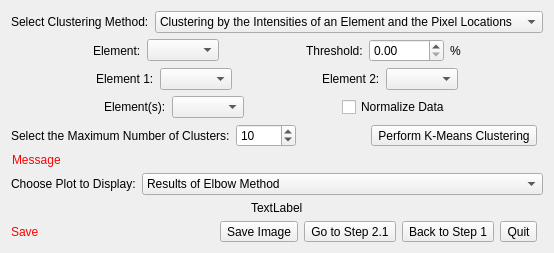
      <widget class="QWidget" name="tab_step22">
       <attribute name="title">
        <string>Step 2.2: Find Clusters</string>
       </attribute>
       <layout class="QVBoxLayout" name="verticalLayout_7">
        <item>
         <layout class="QVBoxLayout" name="verticalLayout12">
          <property name="leftMargin">
           <number>0</number>
          </property>
          <property name="topMargin">
           <number>0</number>
          </property>
          <property name="rightMargin">
           <number>0</number>
          </property>
          <property name="bottomMargin">
           <number>0</number>
          </property>
          <item>
           <layout class="QHBoxLayout" name="horizontalLayout13">
            <item>
             <widget class="QLabel" name="label21">
              <property name="sizePolicy">
               <sizepolicy hsizetype="Maximum" vsizetype="Fixed">
                <horstretch>0</horstretch>
                <verstretch>0</verstretch>
               </sizepolicy>
              </property>
              <property name="maximumSize">
               <size>
                <width>16777215</width>
                <height>16777215</height>
               </size>
              </property>
              <property name="text">
               <string>Select Clustering Method:</string>
              </property>
             </widget>
            </item>
            <item>
             <widget class="QComboBox" name="comboBox_clusteringMethods">
              <item>
               <property name="text">
                <string>Clustering by the Intensities of an Element and the Pixel Locations</string>
               </property>
              </item>
              <item>
               <property name="text">
                <string>Clustering With a Pair of Elements by Their Intensities</string>
               </property>
              </item>
              <item>
               <property name="text">
                <string>Clustering by the Sum of Intensities of Elements in a Set</string>
               </property>
              </item>
             </widget>
            </item>
           </layout>
          </item>
          <item>
           <widget class="QWidget" name="widget_clusters1" native="true">
            <layout class="QHBoxLayout" name="horizontalLayout_9">
             <property name="leftMargin">
              <number>0</number>
             </property>
             <property name="topMargin">
              <number>0</number>
             </property>
             <property name="rightMargin">
              <number>0</number>
             </property>
             <property name="bottomMargin">
              <number>0</number>
             </property>
             <item>
              <spacer name="horizontalSpacer12">
               <property name="orientation">
                <enum>Qt::Horizontal</enum>
               </property>
               <property name="sizeHint" stdset="0">
                <size>
                 <width>40</width>
                 <height>20</height>
                </size>
               </property>
              </spacer>
             </item>
             <item>
              <widget class="QLabel" name="label22">
               <property name="text">
                <string>Element:</string>
               </property>
              </widget>
             </item>
             <item>
              <widget class="QComboBox" name="comboBox_elementClusters1">
               <property name="sizePolicy">
                <sizepolicy hsizetype="Maximum" vsizetype="Fixed">
                 <horstretch>0</horstretch>
                 <verstretch>0</verstretch>
                </sizepolicy>
               </property>
               <property name="maximumSize">
                <size>
                 <width>75</width>
                 <height>16777215</height>
                </size>
               </property>
              </widget>
             </item>
             <item>
              <spacer name="horizontalSpacer13">
               <property name="orientation">
                <enum>Qt::Horizontal</enum>
               </property>
               <property name="sizeHint" stdset="0">
                <size>
                 <width>40</width>
                 <height>20</height>
                </size>
               </property>
              </spacer>
             </item>
             <item>
              <widget class="QLabel" name="label23">
               <property name="text">
                <string>Threshold:</string>
               </property>
              </widget>
             </item>
             <item>
              <widget class="QDoubleSpinBox" name="doubleSpinBox_thresholdClusters1">
               <property name="sizePolicy">
                <sizepolicy hsizetype="Maximum" vsizetype="Fixed">
                 <horstretch>30</horstretch>
                 <verstretch>0</verstretch>
                </sizepolicy>
               </property>
               <property name="maximumSize">
                <size>
                 <width>75</width>
                 <height>16777215</height>
                </size>
               </property>
               <property name="maximum">
                <double>100.000000000000000</double>
               </property>
               <property name="value">
                <double>0.000000000000000</double>
               </property>
              </widget>
             </item>
             <item>
              <widget class="QLabel" name="label24">
               <property name="text">
                <string>%</string>
               </property>
              </widget>
             </item>
             <item>
              <spacer name="horizontalSpacer14">
               <property name="orientation">
                <enum>Qt::Horizontal</enum>
               </property>
               <property name="sizeHint" stdset="0">
                <size>
                 <width>40</width>
                 <height>20</height>
                </size>
               </property>
              </spacer>
             </item>
            </layout>
           </widget>
          </item>
          <item>
           <widget class="QWidget" name="widget_clusters2" native="true">
            <layout class="QHBoxLayout" name="horizontalLayout_13">
             <property name="leftMargin">
              <number>0</number>
             </property>
             <property name="topMargin">
              <number>0</number>
             </property>
             <property name="rightMargin">
              <number>0</number>
             </property>
             <property name="bottomMargin">
              <number>0</number>
             </property>
             <item>
              <spacer name="horizontalSpacer15">
               <property name="orientation">
                <enum>Qt::Horizontal</enum>
               </property>
               <property name="sizeHint" stdset="0">
                <size>
                 <width>40</width>
                 <height>20</height>
                </size>
               </property>
              </spacer>
             </item>
             <item>
              <widget class="QLabel" name="label25">
               <property name="sizePolicy">
                <sizepolicy hsizetype="Maximum" vsizetype="Preferred">
                 <horstretch>100</horstretch>
                 <verstretch>0</verstretch>
                </sizepolicy>
               </property>
               <property name="maximumSize">
                <size>
                 <width>16777215</width>
                 <height>16777215</height>
                </size>
               </property>
               <property name="text">
                <string>Element 1:</string>
               </property>
              </widget>
             </item>
             <item>
              <widget class="QComboBox" name="comboBox_element1Clusters2">
               <property name="sizePolicy">
                <sizepolicy hsizetype="Maximum" vsizetype="Fixed">
                 <horstretch>0</horstretch>
                 <verstretch>0</verstretch>
                </sizepolicy>
               </property>
               <property name="maximumSize">
                <size>
                 <width>75</width>
                 <height>16777215</height>
                </size>
               </property>
              </widget>
             </item>
             <item>
              <spacer name="horizontalSpacer16">
               <property name="orientation">
                <enum>Qt::Horizontal</enum>
               </property>
               <property name="sizeHint" stdset="0">
                <size>
                 <width>40</width>
                 <height>20</height>
                </size>
               </property>
              </spacer>
             </item>
             <item>
              <widget class="QLabel" name="label26">
               <property name="sizePolicy">
                <sizepolicy hsizetype="Maximum" vsizetype="Preferred">
                 <horstretch>99</horstretch>
                 <verstretch>0</verstretch>
                </sizepolicy>
               </property>
               <property name="maximumSize">
                <size>
                 <width>16777215</width>
                 <height>16777215</height>
                </size>
               </property>
               <property name="text">
                <string>Element 2:</string>
               </property>
              </widget>
             </item>
             <item>
              <widget class="QComboBox" name="comboBox_element2Clusters2">
               <property name="sizePolicy">
                <sizepolicy hsizetype="Maximum" vsizetype="Fixed">
                 <horstretch>0</horstretch>
                 <verstretch>0</verstretch>
                </sizepolicy>
               </property>
               <property name="maximumSize">
                <size>
                 <width>75</width>
                 <height>16777215</height>
                </size>
               </property>
              </widget>
             </item>
             <item>
              <spacer name="horizontalSpacer17">
               <property name="orientation">
                <enum>Qt::Horizontal</enum>
               </property>
               <property name="sizeHint" stdset="0">
                <size>
                 <width>40</width>
                 <height>20</height>
                </size>
               </property>
              </spacer>
             </item>
            </layout>
           </widget>
          </item>
          <item>
           <widget class="QWidget" name="widget_clusters3" native="true">
            <layout class="QHBoxLayout" name="horizontalLayout_15">
             <property name="leftMargin">
              <number>0</number>
             </property>
             <property name="topMargin">
              <number>0</number>
             </property>
             <property name="rightMargin">
              <number>0</number>
             </property>
             <property name="bottomMargin">
              <number>0</number>
             </property>
             <item>
              <spacer name="horizontalSpacer18">
               <property name="orientation">
                <enum>Qt::Horizontal</enum>
               </property>
               <property name="sizeHint" stdset="0">
                <size>
                 <width>40</width>
                 <height>20</height>
                </size>
               </property>
              </spacer>
             </item>
             <item>
              <widget class="QLabel" name="label27">
               <property name="text">
                <string>Element(s):</string>
               </property>
              </widget>
             </item>
             <item>
              <widget class="QComboBox" name="comboBox_elementsClusters3">
               <property name="sizePolicy">
                <sizepolicy hsizetype="Maximum" vsizetype="Fixed">
                 <horstretch>0</horstretch>
                 <verstretch>0</verstretch>
                </sizepolicy>
               </property>
               <property name="maximumSize">
                <size>
                 <width>75</width>
                 <height>16777215</height>
                </size>
               </property>
              </widget>
             </item>
             <item>
              <spacer name="horizontalSpacer19">
               <property name="orientation">
                <enum>Qt::Horizontal</enum>
               </property>
               <property name="sizeHint" stdset="0">
                <size>
                 <width>40</width>
                 <height>20</height>
                </size>
               </property>
              </spacer>
             </item>
             <item>
              <widget class="QCheckBox" name="checkBox_normalize">
               <property name="text">
                <string>Normalize Data</string>
               </property>
              </widget>
             </item>
             <item>
              <spacer name="horizontalSpacer20">
               <property name="orientation">
                <enum>Qt::Horizontal</enum>
               </property>
               <property name="sizeHint" stdset="0">
                <size>
                 <width>40</width>
                 <height>20</height>
                </size>
               </property>
              </spacer>
             </item>
            </layout>
           </widget>
          </item>
          <item>
           <layout class="QHBoxLayout" name="horizontalLayout14">
            <property name="rightMargin">
             <number>6</number>
            </property>
            <item>
             <widget class="QLabel" name="label28">
              <property name="text">
               <string>Select the Maximum Number of Clusters:</string>
              </property>
             </widget>
            </item>
            <item>
             <widget class="QSpinBox" name="spinBox_maxClusters">
              <property name="sizePolicy">
               <sizepolicy hsizetype="Maximum" vsizetype="Fixed">
                <horstretch>40</horstretch>
                <verstretch>0</verstretch>
               </sizepolicy>
              </property>
              <property name="maximumSize">
               <size>
                <width>60</width>
                <height>16777215</height>
               </size>
              </property>
              <property name="maximum">
               <number>100</number>
              </property>
              <property name="value">
               <number>10</number>
              </property>
             </widget>
            </item>
            <item>
             <spacer name="horizontalSpacer21">
              <property name="orientation">
               <enum>Qt::Horizontal</enum>
              </property>
              <property name="sizeHint" stdset="0">
               <size>
                <width>40</width>
                <height>20</height>
               </size>
              </property>
             </spacer>
            </item>
            <item>
             <widget class="QToolButton" name="toolButton_findClusters">
              <property name="text">
               <string>Perform K-Means Clustering</string>
              </property>
             </widget>
            </item>
           </layout>
          </item>
          <item>
           <widget class="QWidget" name="widget_message2" native="true">
            <layout class="QHBoxLayout" name="horizontalLayout">
             <property name="leftMargin">
              <number>1</number>
             </property>
             <property name="topMargin">
              <number>0</number>
             </property>
             <property name="rightMargin">
              <number>0</number>
             </property>
             <property name="bottomMargin">
              <number>0</number>
             </property>
             <item>
              <widget class="QLabel" name="label_message2">
               <property name="styleSheet">
                <string notr="true">color: rgb(255, 0, 0);</string>
               </property>
               <property name="text">
                <string>Message</string>
               </property>
              </widget>
             </item>
            </layout>
           </widget>
          </item>
          <item>
           <layout class="QHBoxLayout" name="horizontalLayout15">
            <item>
             <widget class="QLabel" name="label29">
              <property name="sizePolicy">
               <sizepolicy hsizetype="Maximum" vsizetype="Preferred">
                <horstretch>0</horstretch>
                <verstretch>0</verstretch>
               </sizepolicy>
              </property>
              <property name="maximumSize">
               <size>
                <width>16777215</width>
                <height>16777215</height>
               </size>
              </property>
              <property name="text">
               <string>Choose Plot to Display:</string>
              </property>
             </widget>
            </item>
            <item>
             <widget class="QComboBox" name="comboBox_images">
              <item>
               <property name="text">
                <string>Results of Elbow Method</string>
               </property>
              </item>
              <item>
               <property name="text">
                <string>Silhouette Coefficients</string>
               </property>
              </item>
              <item>
               <property name="text">
                <string>Clusters on Actual Scan</string>
               </property>
              </item>
              <item>
               <property name="text">
                <string>Clusters on Scatterplot</string>
               </property>
              </item>
             </widget>
            </item>
           </layout>
          </item>
          <item alignment="Qt::AlignHCenter|Qt::AlignVCenter">
           <widget class="QLabel" name="label_image2">
            <property name="sizePolicy">
             <sizepolicy hsizetype="Preferred" vsizetype="Maximum">
              <horstretch>0</horstretch>
              <verstretch>100</verstretch>
             </sizepolicy>
            </property>
            <property name="maximumSize">
             <size>
              <width>16777215</width>
              <height>500</height>
             </size>
            </property>
            <property name="text">
             <string>TextLabel</string>
            </property>
           </widget>
          </item>
          <item>
           <layout class="QHBoxLayout" name="horizontalLayout16">
            <property name="rightMargin">
             <number>6</number>
            </property>
            <item>
             <widget class="QLabel" name="label_save2">
              <property name="styleSheet">
               <string notr="true">color: rgb(255, 0, 0);</string>
              </property>
              <property name="text">
               <string>Save</string>
              </property>
             </widget>
            </item>
            <item>
             <widget class="QToolButton" name="toolButton_saveClusters">
              <property name="text">
               <string>Save Image</string>
              </property>
             </widget>
            </item>
            <item>
             <widget class="QToolButton" name="toolButton_22to21">
              <property name="text">
               <string>Go to Step 2.1</string>
              </property>
             </widget>
            </item>
            <item>
             <widget class="QToolButton" name="toolButton_22to1">
              <property name="text">
               <string>Back to Step 1</string>
              </property>
             </widget>
            </item>
            <item>
             <widget class="QToolButton" name="toolButton_quit3">
              <property name="text">
               <string>Quit</string>
              </property>
             </widget>
            </item>
           </layout>
          </item>
         </layout>
        </item>
       </layout>
      </widget>
